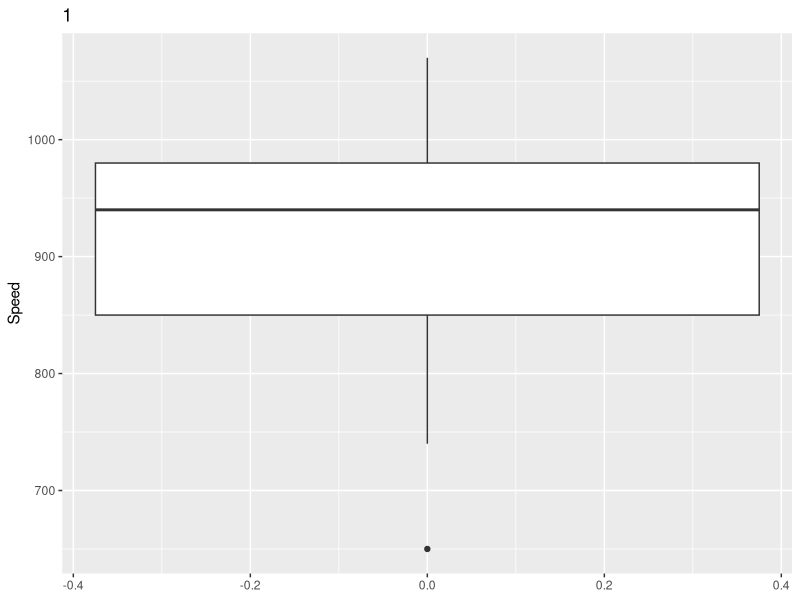
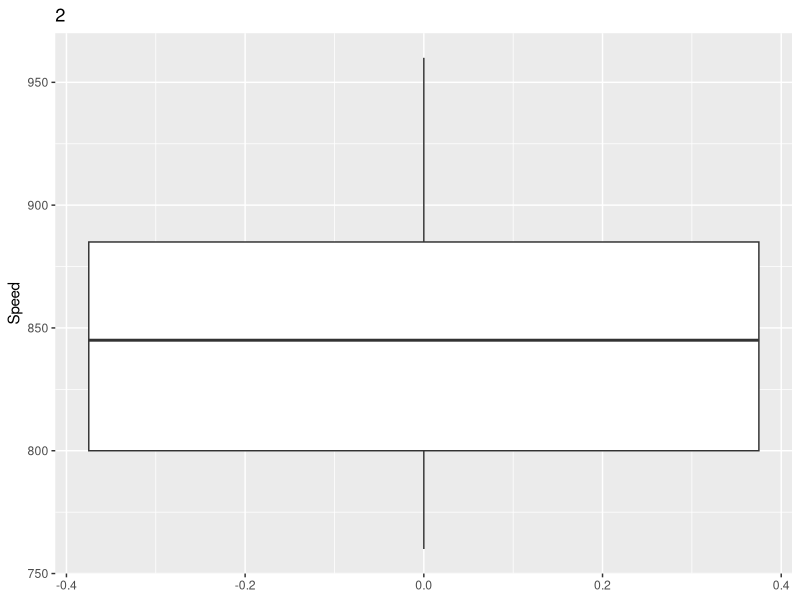
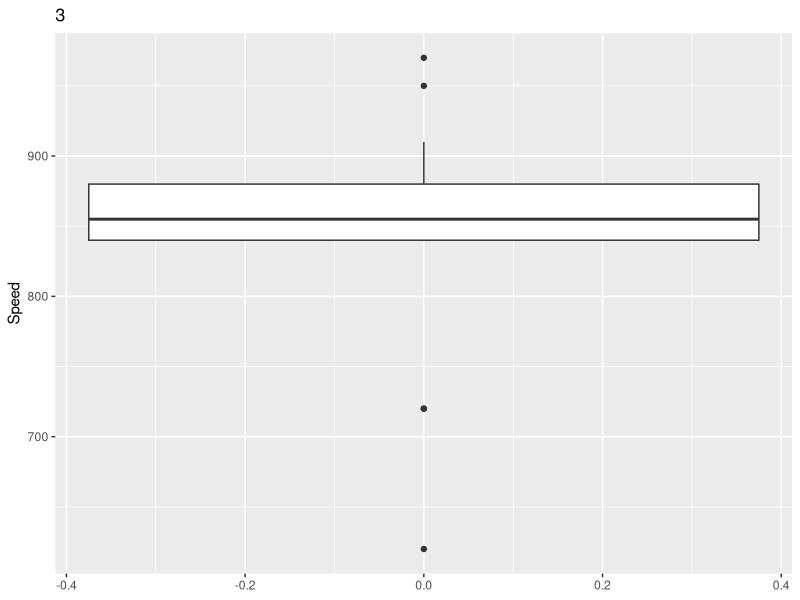
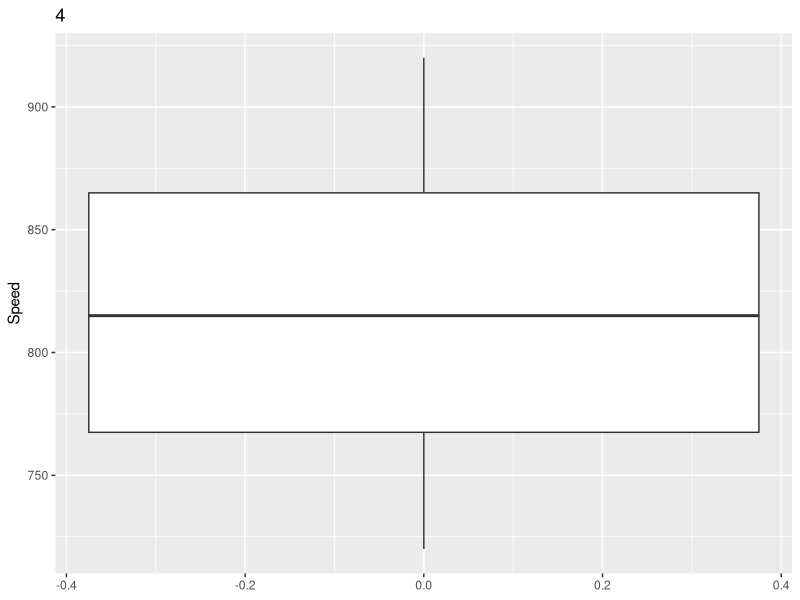
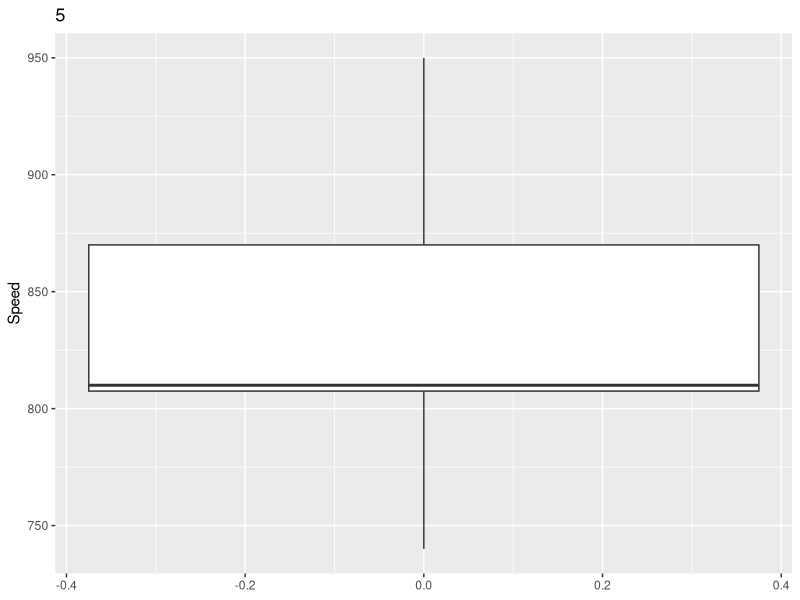
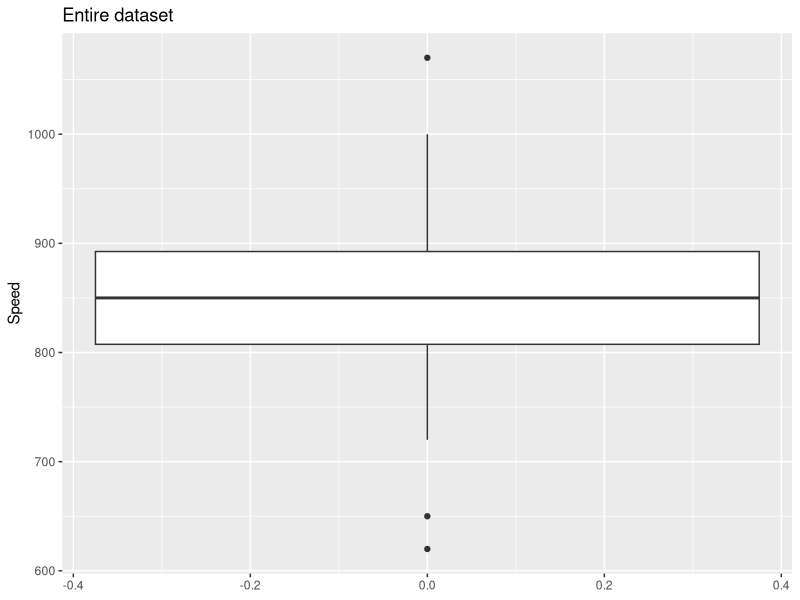

Recreate these plots in R, in order.
## ---- chunk 1
knitr::opts_chunk$set(echo = TRUE)
## ---- chunk 2
library(dplyr)
library(ggplot2)
## ---- chunk 3
data <- read.csv("humans-names.csv")
morleydata <- read.table("morley.dat", header = T)
## ---- chunk 4
expt = unique(morley$Expt)
expt.i = expt[1]
for(expt.i in expt)
{
  morley.i = morley[morley$Expt==expt.i,]
  print(ggplot(morley.i,aes(y=Speed)) + geom_boxplot() + ggtitle(expt.i))
}
ggplot(morley,aes(y=Speed)) + geom_boxplot() + ggtitle("Entire dataset")
## ---- chunk 5

## ---- chunk 6

